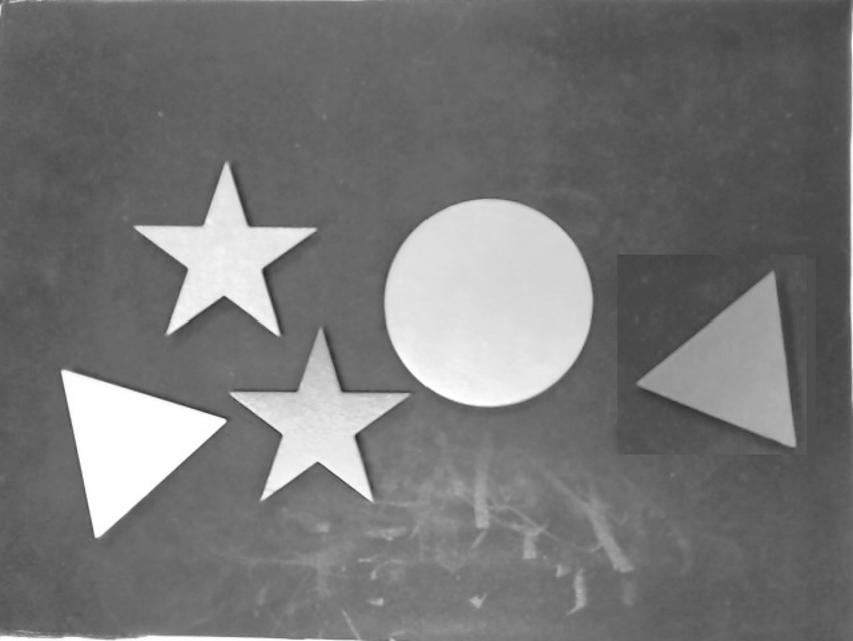
%> input picture OperateCamera/bin/Debug/PersonImg/1.jpg, 853 x 641 px
$ octave Robot_Arm.m   (GNU Octave 9; MATLAB toolbox functions it lacks are replaced by stand-ins)
%> lines starting %> are read from the running program, lines starting %| are printed output that depends on the picture; in (x1, y1, x2, y2) boxes, pixels count from 0 and x2, y2 are one past the last pixel; in counts of white or black regions, pixels touching at a corner belong together; the program's own positions count from 1
### position.m
function f=position(theta,position_x,position_y)
l1=117;
l2=140;
l3=160;
l4=50;
position_z=35;
f=[theta(1)-atan(position_y/position_x);
   sqrt(position_x^2+position_y^2)-l2*sin(theta(2))-l3*sin(theta(3)-theta(2))-l4;
   l1+l2*cos(theta(2))-l3*cos(theta(3)-theta(2))-position_z];
end

### Robot_Arm.m
clc
%Robot Arm Coordinate transformation Model
%Robot Arm Coordinate transformation Model
%Robot Arm Coordinate transformation Model
 cd  C:\Users\DELL\Desktop\OperateCamera\bin\Debug\PersonImg          %C:\Users\Dell\Desktop\matlab;
im=imread('1.jpg');
%> im is the input picture: size 641x853x3 uint8; min 40, max 255, mean 118.1
im=imresize(im,[640 852]);       %（*调试）
%> im: size 640x852x3 uint8
gray = rgb2gray(im);        %（改善）常规rgb2gray转换

s=size(gray);
%> s = [640 852]
figure(1),imshow(gray,'border','tight');

grayo = imopen(gray,strel('disk',20));         %开操作 去除亮点
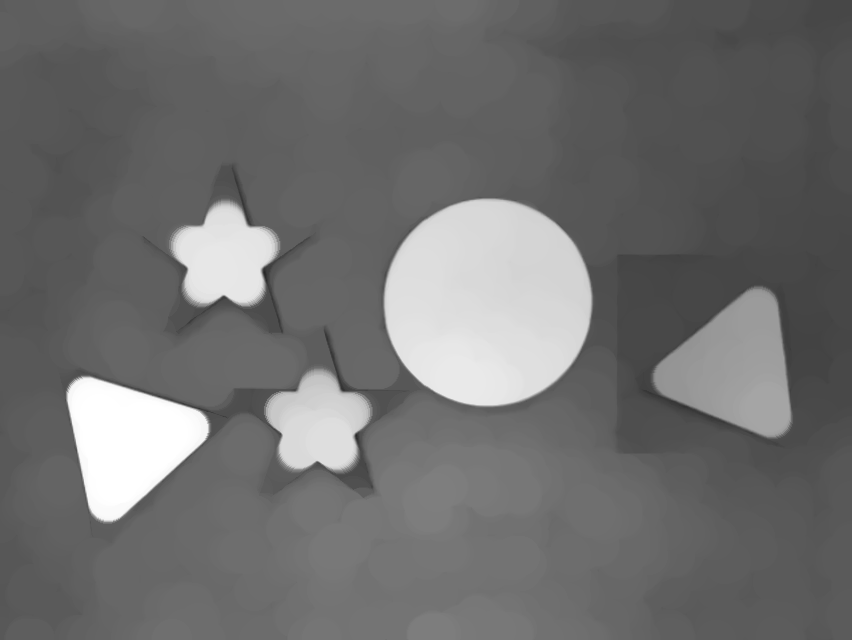
%> grayo: size 640x852 uint8; min 38, max 255, mean 110.6
grayoc=imclose(grayo,strel('disk',10));       %闭操作 去除暗点
figure(3),imshow(grayoc,'border','tight');

grayoco = imopen(gray,strel('disk',80));     %（*调试）开操作去掉工件留下背景
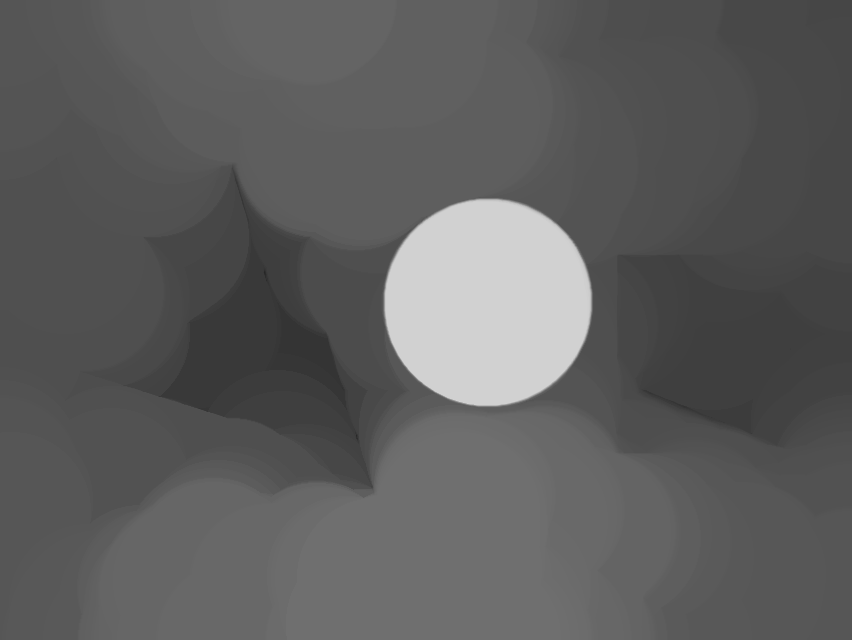
%> grayoco: size 640x852 uint8; min 38, max 209, mean 93.8
grayocosub=imsubtract(grayoc,grayoco);
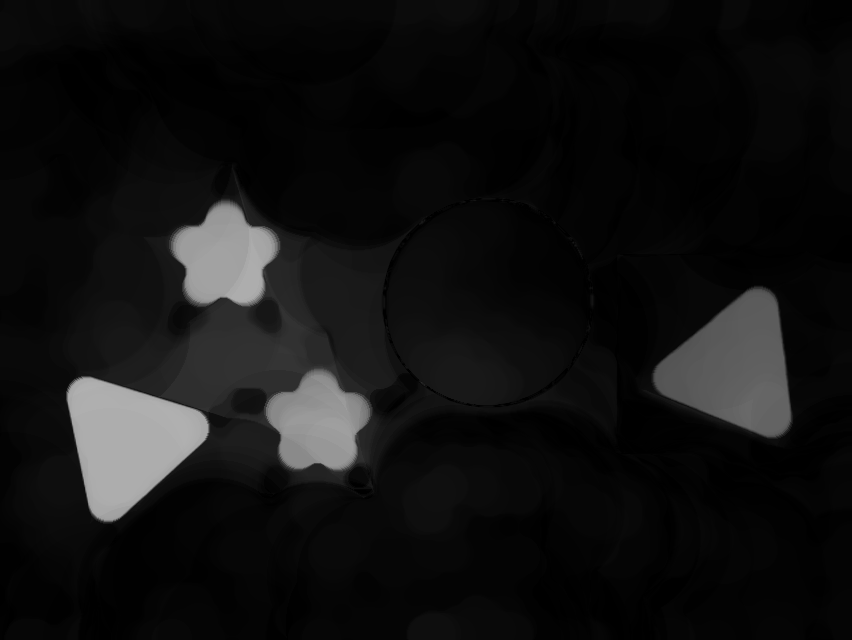
%> grayocosub: size 640x852 uint8; min 0, max 177, mean 17.3
%grayocosub=imadjust(grayocosub);            %（可去）提升对比度
%figure(4),imshow(grayocosub);
figure(4),imshow(grayoco,'border','tight');
figure(6),imshow(grayocosub,'border','tight');

level = graythresh(grayocosub);%otsu法寻找阈值
%> level = 0.282

bw=im2bw(grayocosub,level);                      %二值化
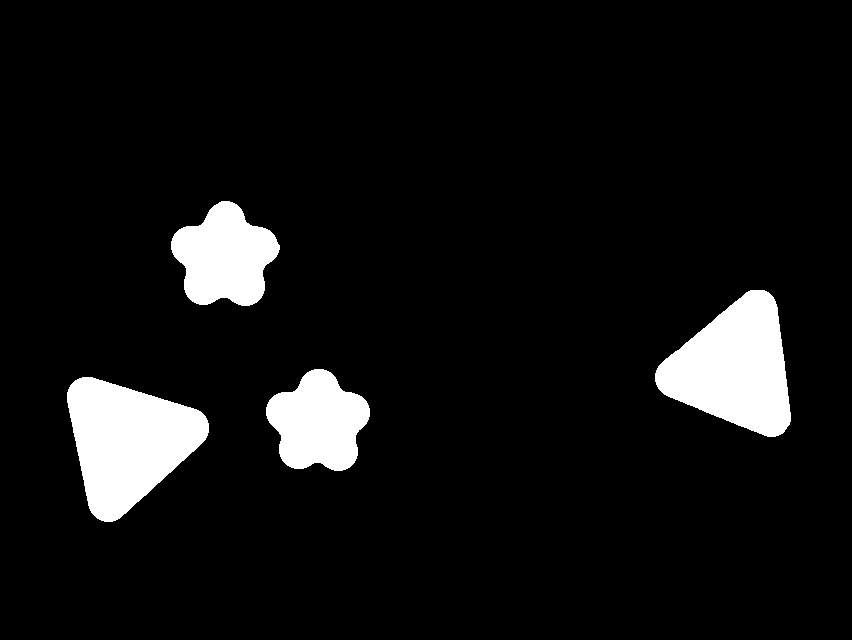
%> bw: size 640x852 logical; 7.4% white; 4 white regions, box (x1, y1, x2, y2) and area: (67, 377, 209, 522) 12835, (655, 290, 791, 437) 12560, (171, 201, 280, 306) 7666, (266, 369, 370, 471) 7300
figure(5),imshow(bw,'border','tight');

[L,num]=bwlabel(bw,8);          %标记
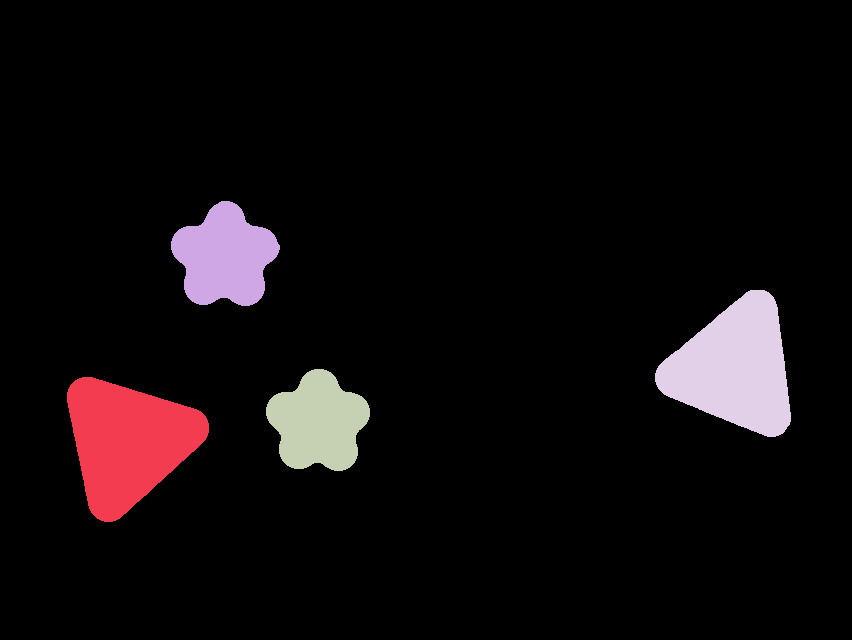
%> L: size 640x852 double; 5 distinct labels, from 0 to 4; one colour per label, 0 black
%> num = 4

for i=1:num

    label1=(ones(s)*i==L);              %(调试）得到物体1
    data=regionprops(label1,'basic');
    rec=data.BoundingBox;
    rectangle('Position',[rec(1,1),rec(1,2),rec(1,3),rec(1,4)],'EdgeColor','red');
    text(data.Centroid(1,1),data.Centroid(1,2),'*','color','red');
    data.Centroid(1,1)
    data.Centroid(1,2)

    px=(data.Centroid(1,1)/840*265-125)*0.99
    py=190-data.Centroid(1,2)/630*190
    position_orgin=[0;0;1];
    position_x=  180+py ; %180+(170-((data.Centroid(1,1)-38)/4.55))    ;             %positon_x=280;
    position_y= -px; %(data.Centroid(1,2)-41)/5.05;                       %positon_y=0;
    % position_x
    % position_y


    %data.Centroid
    arm_afa=fsolve(@(theta)position(theta,position_x,position_y),position_orgin);
    send_theta=[];
    send_theta(1)=arm_afa(1)*180/3.14;
    send_theta(2)=arm_afa(2)*180/3.14;
    send_theta(3)=arm_afa(3)*180/3.14-send_theta(2)-30;
    % send_theta(1)
    % send_theta(2)
    % send_theta(3)
    % The Communication Model
    % The Communication Model
    if i~=1
        pause(7);
    end
        get_afa=[];
        delete(instrfindall);
%> (the run ends here)
